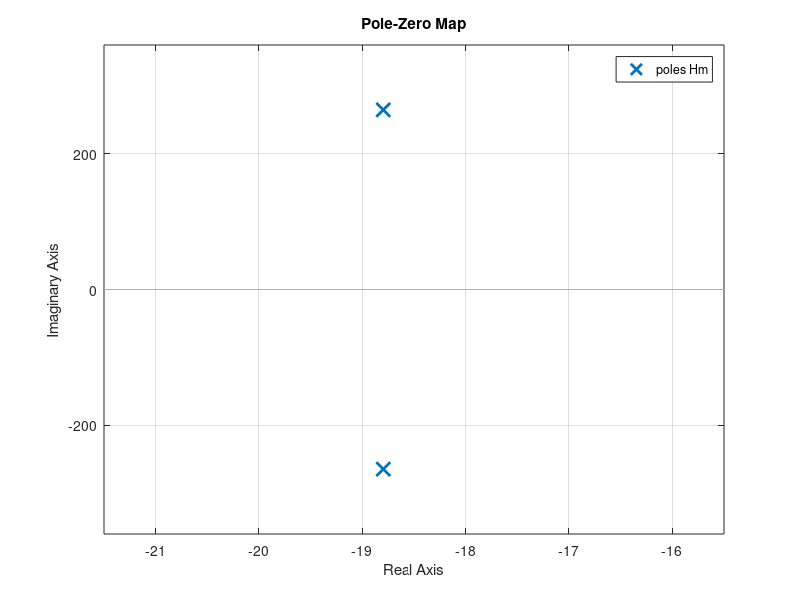
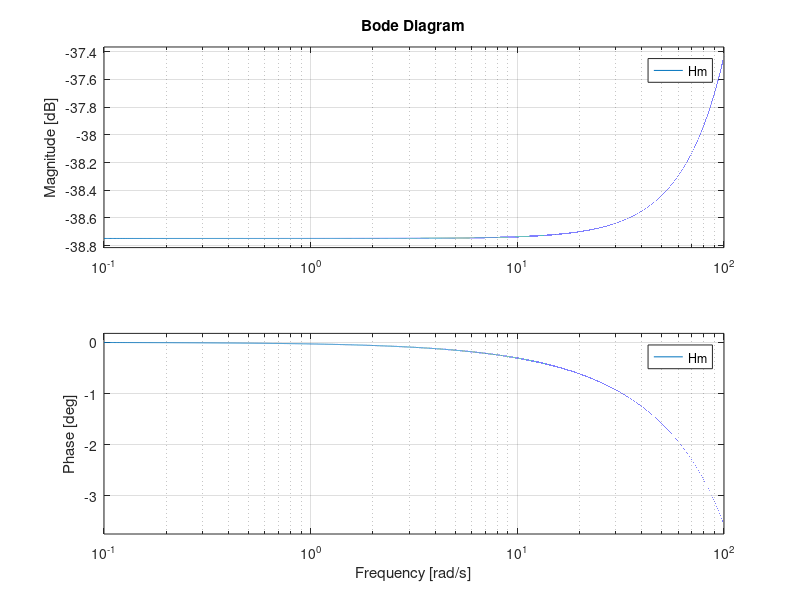
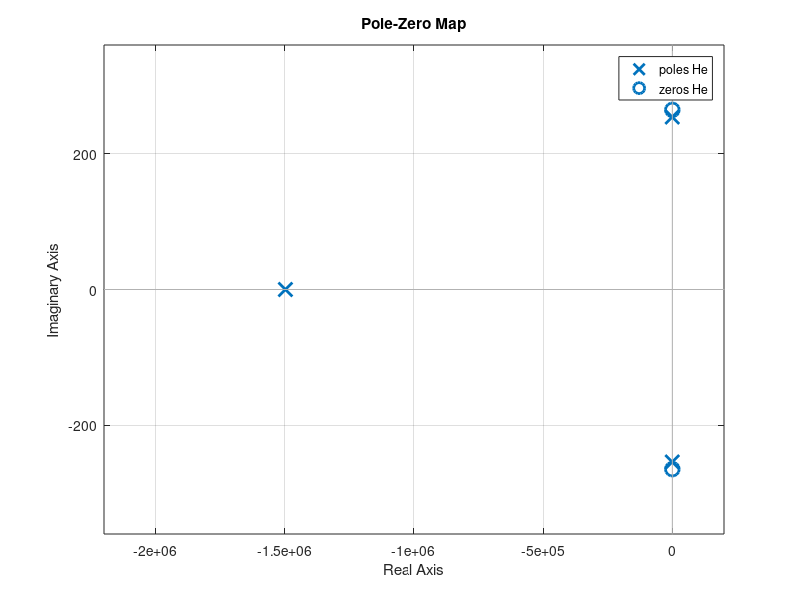
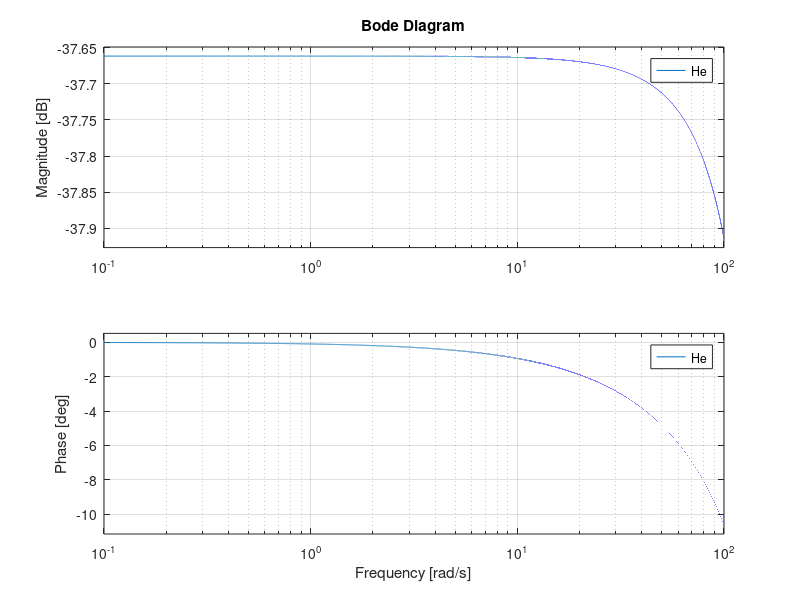

The MATLAB source for these figures, in order: (Note: this script raises an error after producing the figures.)
%Variable Globales
d = 1; % mètre
rho = 1; % kg/m3
c = 340; % m/s
Rs = 70; % ohm

%% Variables pour Haut Parleur #1
Bl = 10.8; % Tm
%Variables Elec
Re = 6.4; % ohm
Le = 0.051e-3; % H 
%Variables Mec
Mm = 13.3e-3; % kg
Rm = 0.5; % kg/s
Km = 935; % N/m
%Variables Acoustiques
Sm = 0.0201; % m2

%%% Variables pour Haut Parleur #2
%Bl = 4.2; % Tm
%%Variables Elec
%Re = 3; % ohm
%Le = 0.05e-3; % H 
%%Variables Mec
%Mm = 10.5e-3; % kg
%Rm = 0.48; % kg/s
%Km = 400; % N/m
%%Variables Acoustiques
%Sm = 0.0222; % m2

%% Fonction de transfert Mec
%Création
s = tf('s');
Hm = Bl/(Mm*s^2 + Rm*s + Km);
Hm = minreal(Hm)
%Pôles & Zéros
figure(1)
figure("name", "Pôles et zéros de Hm");
pzmap(Hm);
[m.z, m.p, m.k] = zpkdata(Hm, 'v')
%Diagramme de Bode
figure(2)
figure("name", "Diagramme de Bode de Hm",'NumberTitle','off');
bode(Hm, 0.1:0.001:100)

%% Fonction de transfert Elec
%Création
He = 1/((Le+Bl*Hm)*s + Re+ Rs);
He = minreal(He)
%Pôles & Zéros
figure(3)
figure("name", "Pôles et zéros de He",'NumberTitle','off');
pzmap(He);
[e.z, e.p, e.k] = zpkdata(He, 'v')
%Diagramme de Bode
figure(4)
figure("name", "Diagramme de Bode de He",'NumberTitle','off');
bode(He, 0.1:0.001:100)

%% Fonction de transfert Electro-Acoustique
%Création
Ha = He*Hm*(rho*Sm*s^2*exp(-s*d/c))/(2*pi*d);
Ha = minreal(Ha)
%Pôles & Zéros
figure(5)
figure("name", "Pôles et zéros de Ha",'NumberTitle','off');
pzmap(Ha);
[a.z, a.p, a.k] = zpkdata(Ha, 'v')
%Diagramme de Bode
figure(6)
figure("name", "Diagramme de Bode de Ha",'NumberTitle','off');
bode(Ha, 0.1:0.001:100)

%% PWM
%Série fournier PWM 100Hz 50% composante continue

%Amplitudes & phases des fonctions de transfert harmoniques


%% Impulse
%Fraction rationnelles de H electro acoustique

%Laplace ^ -1

%Convolution aec PWM pour obtenir p(t)


%% Faire le simulink
